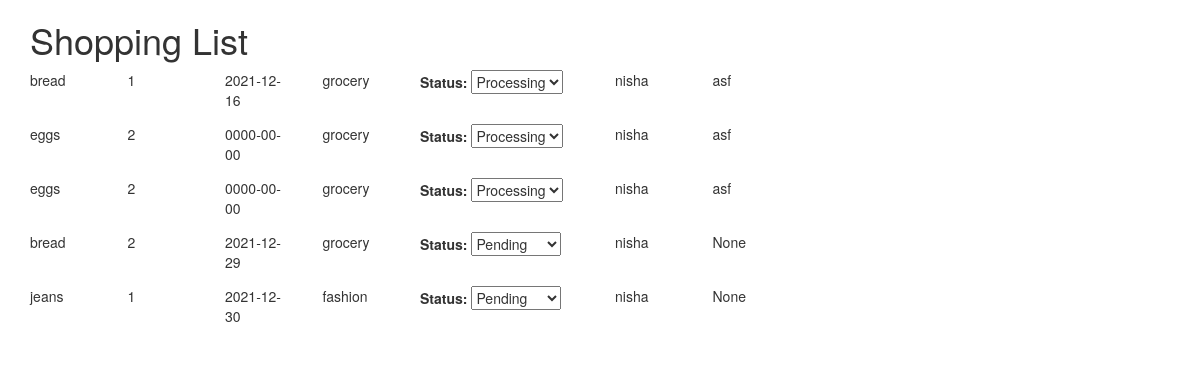
The app's page /shopping.php?user_id=18 with its own data.
### tables this page shows
CREATE TABLE `user_to_item` (
  `id` int(11) NOT NULL,
  `user_id` int(11) NOT NULL,
  `item_id` int(11) NOT NULL,
  `quantity` int(11) NOT NULL,
  `group_id` int(11) NOT NULL,
  `shopper_id` int(11) NOT NULL,
  `date_added` date NOT NULL DEFAULT current_timestamp(),
  `deadline` date NOT NULL DEFAULT current_timestamp(),
  `status` varchar(20) NOT NULL
);

CREATE TABLE `items` (
  `item_id` int(11) NOT NULL,
  `item_name` varchar(50) NOT NULL,
  `price` int(11) NOT NULL,
  `group_id` int(11) NOT NULL,
  `date_added` datetime NOT NULL DEFAULT current_timestamp()
);

CREATE TABLE `groups` (
  `group_id` int(11) NOT NULL,
  `group_name` varchar(50) NOT NULL,
  `description` longtext NOT NULL
);

CREATE TABLE `users` (
  `user_id` int(11) NOT NULL,
  `name` varchar(50) NOT NULL,
  `address` varchar(50) NOT NULL,
  `email` varchar(50) NOT NULL,
  `password` varchar(50) NOT NULL,
  `phone_number` int(11) NOT NULL,
  `date_added` datetime DEFAULT current_timestamp()
);

### dbconnection.php (called while the page is built, shortened)
<?php
class DBConnect{
  private static $conn;
   public static function getInstance()
   {
     if(!self::$conn){
       return self::$conn;
     }else{
       return self::$conn;
     }
   }
   private static function connect(){
     $servername = "localhost";
     $username = "root";
     $password = "";
     $dbname = "groupcart";
     DBConnect::$conn = new mysqli($servername, $username, $password,$dbname);
   }
}

### shopping.php (the view, shortened to what this page needs)
<link rel="stylesheet" href="https://maxcdn.bootstrapcdn.com/bootstrap/3.4.1/css/bootstrap.min.css">
<?php
require_once('dbconnection.php');?>
<div class="container">
  <h1>Shopping List</h1>
  <?php if(isset($_GET['user_id'])){
      $cart_data = get_shoppinglist($_GET['user_id']);
      if($cart_data){
        while ($data = $cart_data->fetch_assoc()) {?>
          <form>
              <div class="row">
        <div class="col-sm-1">
          <div><?php echo $data['item_name'] ?></div>
        </div>
        <div class="col-sm-1">
          <div><?php echo $data['quantity'] ?></div>
        </div>
        <div class="col-sm-1">
          <div><?php echo $data['deadline'] ?></div>
        </div>
        <div class="col-sm-1">
          <div><?php echo $data['group_name'] ?></div>
        </div>
        <div class="col-sm-2">
          <label for="status">Status:</label>
              <select name="status" id="status">
                <?php if($data['status'] == 'pending') { ?>
                  <option value="pending" selected='selected'>Pending</option>
                <?php } else { ?>
                  <option value="pending">pending</option>
                <?php } ?>
                <?php if($data['status'] == 'processing') { ?>
                  <option value="processing" selected='selected'>Processing</option>
                <?php } else { ?>
                  <option value="processing">processing</option>
                <?php } ?>
              </select>
        </div>
        <div class="col-sm-1">
          <div><?php echo $data['name'] ?></div>
        </div>
        <div class="col-sm-1">
          <?php  $shopper_name = get_shoppername($data['shopper_id']);
          if($shopper_name){
            while ($data = $shopper_name->fetch_assoc()) {?>
              <div><?php echo $data['name'] ?></div>
          <?php } } else{ ?>
              <div>None</div>
          <?php } ?>
        </div>
      </div>
          </form>
  <?php } } } ?>
</div>
<?php
function get_shoppinglist($user_id){
  $sql = "SELECT * FROM  user_to_group where user_id = ".$user_id;
  $result = DBConnect::getInstance()->query($sql);
  $groups = array();
  while ($data = $result->fetch_assoc()) {
    array_push($groups,$data['group_id']);
  }
  $string_version = implode(',', $groups);
  $sql = "SELECT * FROM  user_to_item as ui left join items as i on ui.item_id = i.item_id left join groups as g on ui.group_id = g.group_id left join users as u on ui.user_id = u.user_id WHERE ui.group_id In ($string_version) AND ui.user_id != ".$user_id;
  $result = DBConnect::getInstance()->query($sql);
  if ($result->num_rows > 0) {
    return $result;
  }
  else{
    return false;
  }
}
function get_shoppername($shopper_id){
  $sql = "SELECT name FROM users WHERE user_id = ".$shopper_id;
    $result = DBConnect::getInstance()->query($sql);
    if(!$result){
      return false;
    }
    else {
      if($result->num_rows > 0) {
        return $result;
    }
  }
}
?>

### records on screen
user_to_item: item.item_name "bread", quantity "1", deadline "2021-12-16", group.group_name "grocery", status "Processing", user.name "nisha"
users: name "asf"
user_to_item: item.item_name "eggs", quantity "2", deadline "0000-00-00", group.group_name "grocery", status "Processing", user.name "nisha"
user_to_item: item.item_name "eggs", quantity "2", deadline "0000-00-00", group.group_name "grocery", status "Processing", user.name "nisha"
user_to_item: item.item_name "bread", quantity "2", deadline "2021-12-29", group.group_name "grocery", status "Pending", user.name "nisha", shows "None"
user_to_item: item.item_name "jeans", quantity "1", deadline "2021-12-30", group.group_name "fashion", status "Pending", user.name "nisha", shows "None"
